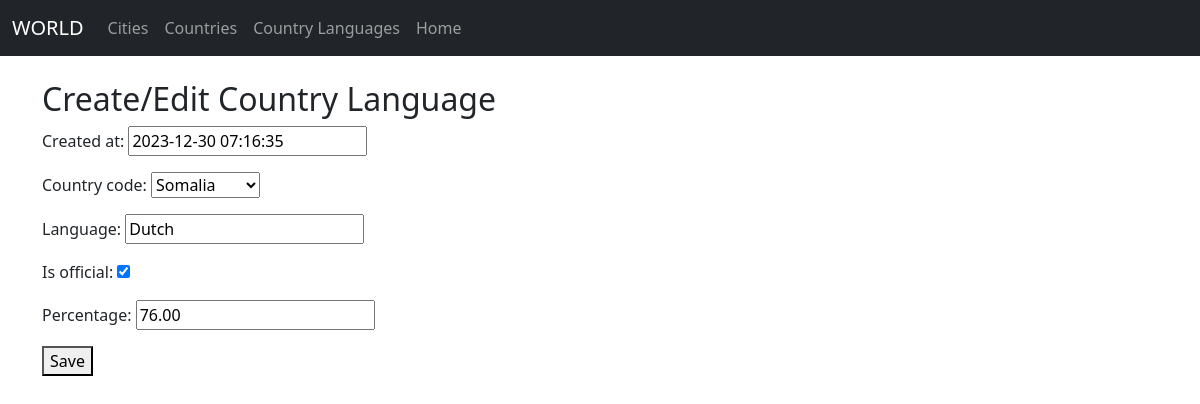
Screenshot of /country-languages/country-languages/11/edit/ with the database file from the repository.
### myapp/models.py (models this page shows, shortened)
class BaseModel(models.Model):
    created_at = models.DateTimeField(default=timezone.now)
    updated_at = models.DateTimeField(auto_now=True)
    class Meta:
        abstract = True
        app_label = 'myapp'

class CountryLanguage(BaseModel):
    country_code = models.ForeignKey(Country, on_delete=models.CASCADE)
    language = models.CharField(max_length=50)
    is_official = models.BooleanField()
    percentage = models.DecimalField(max_digits=5, decimal_places=2)

### myapp/views.py (the view)
# urls.py: path('country-languages/<int:pk>/edit/', country_language_update, name='country_language_update'),
def country_language_update(request, pk):
    language = get_object_or_404(CountryLanguage, pk=pk)
    if request.method == 'POST':
        form = CountryLanguageForm(request.POST, instance=language)
        if form.is_valid():
            language = form.save()
            return redirect('country_language_detail', pk=language.pk)
    else:
        form = CountryLanguageForm(instance=language)
    return render(request, 'myapp/country_language_form.html', {'form': form, 'language': language})

### myapp/forms.py
class CountryLanguageForm(forms.ModelForm):
    class Meta:
        model = CountryLanguage
        fields = '__all__'

### myapp/models.py (called while the page is built)
    def __str__(self):
        return self.name

### myapp/templates/myapp/country_language_form.html (shortened to what this page needs)
{% extends 'base.html' %}
{% block content %}
  <h2>Create/Edit Country Language</h2>
  <form method="post" action="{% if language.pk %}{% url 'country_language_update' pk=language.pk %}{% else %}{% url 'country_language_create' %}{% endif %}">
    {{ form.as_p }}
    <button type="submit">Save</button>
  </form>
{% endblock %}

### rows the page displays
CountryLanguage: created_at "2023-12-30 07:16:35", country_code "Somalia", language "Dutch", is_official "☑", percentage "76.00"
